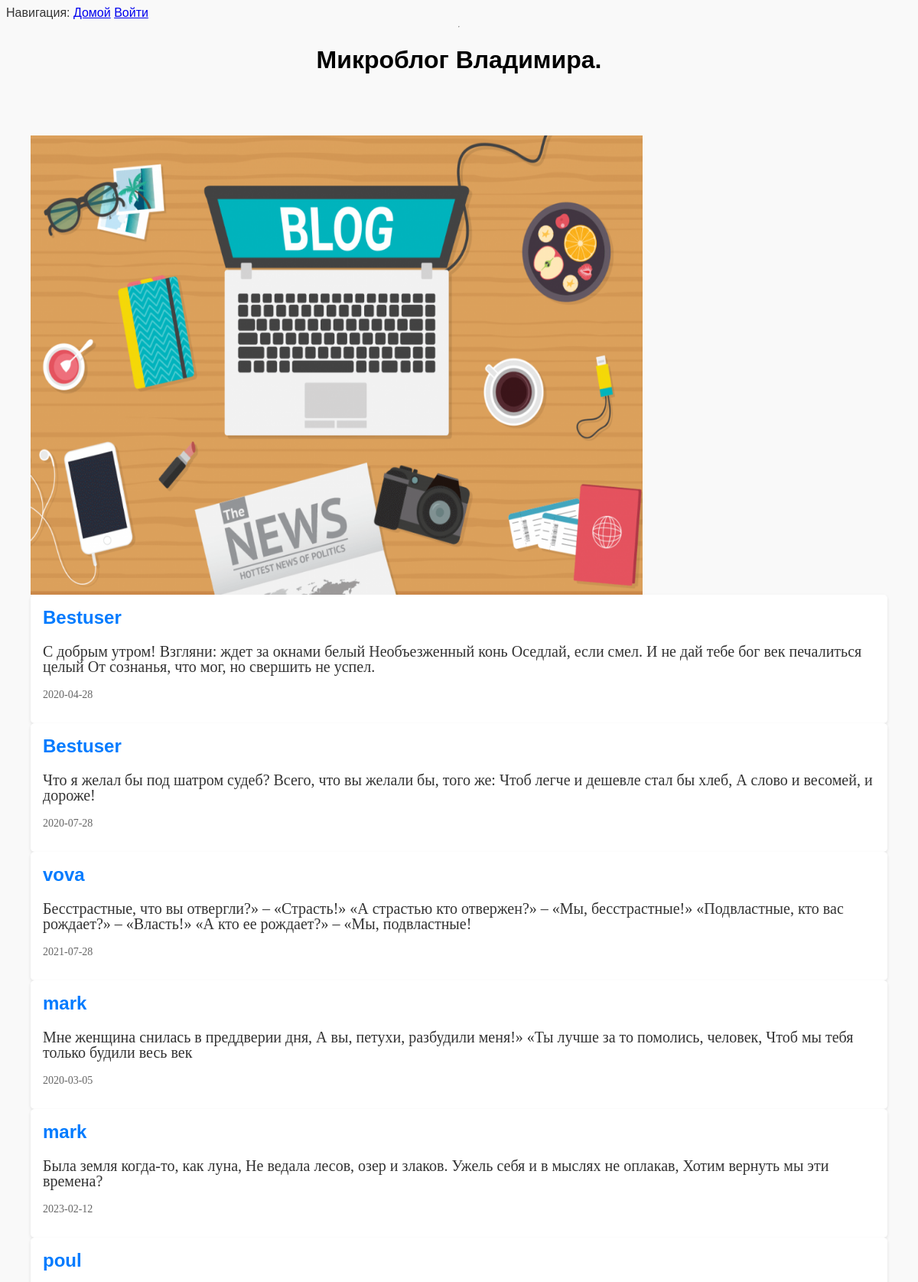
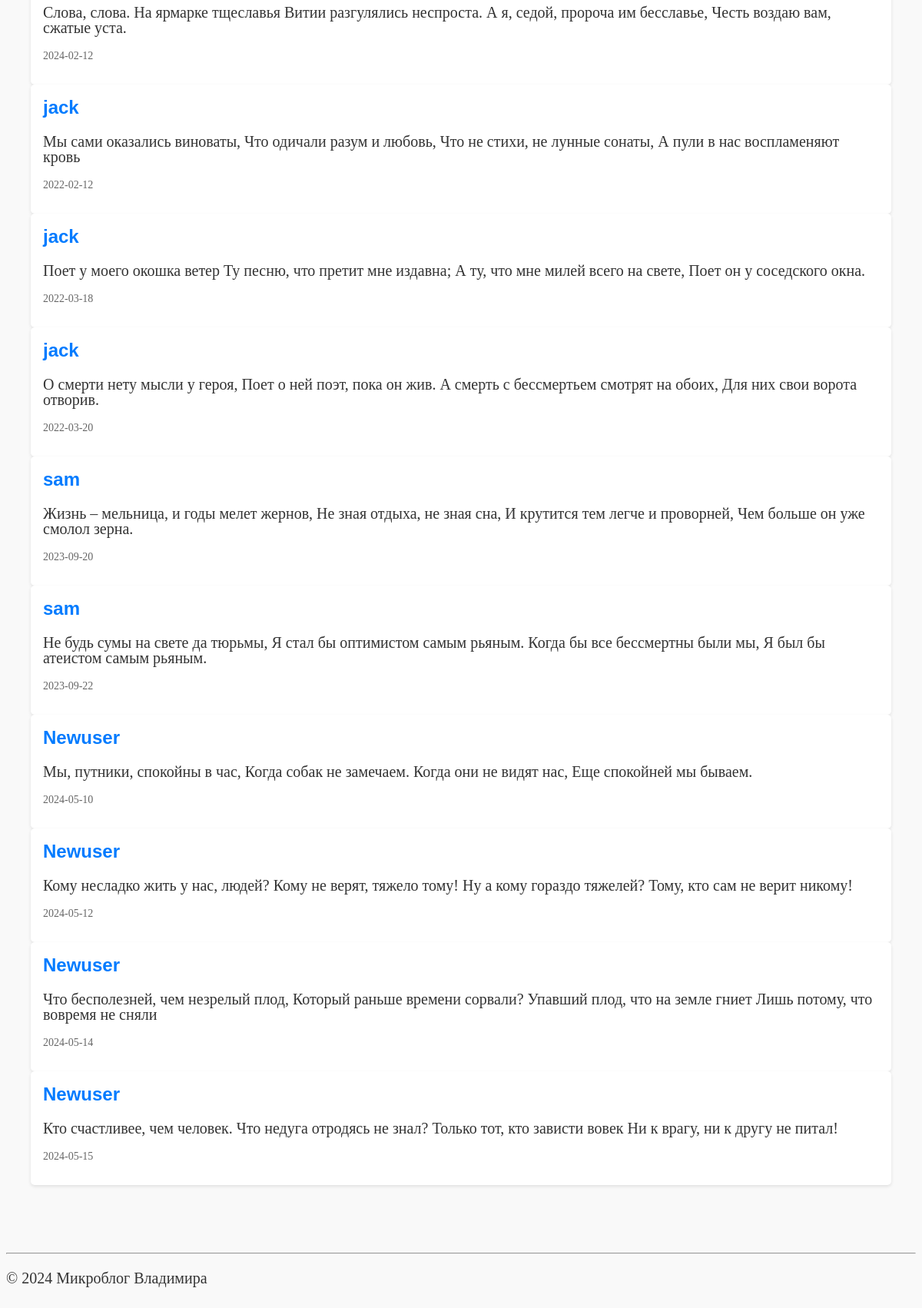
/index, run on the app's committed database (2 pictures, top to bottom).
### app/models.py (models this page shows, shortened)
class Post(db.Model):
    id = db.Column(db.Integer, primary_key=True)
    title = db.Column(db.String(120), nullable=False)
    text = db.Column(db.Text, nullable=False)
    date = db.Column(db.Text, nullable=False)
    user_id = db.Column(db.Integer, db.ForeignKey('user.id'), nullable=False)
    user = db.relationship('User', backref=db.backref('posts', lazy=True))

### app/routes.py (the view)
@app.route('/')
@app.route('/index')
def index():
    user = {'username': 'User'}
    posts = Post.query.all()
    return render_template('index.html', title='Home', user=user, posts=posts)

### app/templates/index.html (shortened to what this page needs)
{% extends "base.html" %}
{% block content %}
    <section class="posts">
        <img class = "mainimage" src="{{ url_for('static', filename='images/i.png') }}">
        {% for post in posts %}
            <article class="post">
                <h2>{{ post.title }} </h2>
                <p>{{ post.text }} </p>
                <p class="post-meta">{{ post.date }}</p>
            </article>
        {% endfor %}
{% endblock %}

### app/templates/base.html (shortened to what this page needs)
<doctype html>
  <html>
      <head>
          <link rel="stylesheet" type="text/css" href="{{ url_for('static', filename='css/style.css') }}">
      </head>
      <body>
        <div class="wrapper">
        <div>Навигация:
            <a href="/index">Домой</a>
            {% if current_user.is_anonymous %}
                <a href="/login">Войти</a>
            {% else %}
                <a href="/logout">Войти</a>
            {% endif %}
        </div>
        <hr>
          <header>
              <h1>Микроблог Владимира.</h1>
          </header>
          <main>
            {% block content %}{% endblock %}
          </main>
          <footer>
              <hr>
              <p>&copy; 2024 Микроблог Владимира</p>
          </footer>
          </div>
      </body>
  </html>
</doctype>

### app/static/css/style.css (style rules this page uses)
body { background-color: #f9f9f9; color: #333; font-family: "Arial", sans-serif }
h1 { color: black; text-align: center; }
p { font-family: Times New Roman; font-size: 20px; }
header { background-color: #333 color: #fff; padding: 1rem 0; text-align: center; }
header h1 { margin: 0; font-size: 2rem; }
main { flex: 1; padding: 2rem; max-width: 1600px; margin: 0 auto; }
footer { background-color: #333 color: #fff; text-align: left; padding: 1rem 0; width: 100%; bottom: 0; }
.mainimage { width: 800; height: 600; }
.wrapper { display: flex; flex-direction: column; min-height: 100vh; }
.posts { margin: 2rem 0; }
.post { background-color: #fff; padding: 1rem; margin-botton: 1rem; border-radius: 5px; box-shadow: 0 2px 4px rgba(0, 0, 0, 0.1) }
.post h2 { margin-top: 0; font-size: 1.5rem; color: #007BFF; }
.post p { line-height: 1.0; }
.post-meta { font-size: 0.875rem; color: #666; margin-top: 1rem; }

### data on the page
Post: title "Bestuser", text "С добрым утром! Взгляни: ждет за окнами белый Необъезженный конь Оседлай, если смел. И не дай тебе бог век печалиться целый От сознанья, что мог, но свершить не успел.", date "2020-04-28"
Post: title "Bestuser", text "Что я желал бы под шатром судеб? Всего, что вы желали бы, того же: Чтоб легче и дешевле стал бы хлеб, А слово и весомей, и дороже!", date "2020-07-28"
Post: title "vova", text "Бесстрастные, что вы отвергли?» – «Страсть!» «А страстью кто отвержен?» – «Мы, бесстрастные!» «Подвластные, кто вас рождает?» – «Власть!» «А кто ее рождает?» – «Мы, подвластные!", date "2021-07-28"
Post: title "mark", text "Мне женщина снилась в преддверии дня, А вы, петухи, разбудили меня!» «Ты лучше за то помолись, человек, Чтоб мы тебя только будили весь век", date "2020-03-05"
Post: title "mark", text "Была земля когда-то, как луна, Не ведала лесов, озер и злаков. Ужель себя и в мыслях не оплакав, Хотим вернуть мы эти времена?", date "2023-02-12"
Post: title "poul", text "Слова, слова. На ярмарке тщеславья Витии разгулялись неспроста. А я, седой, пророча им бесславье, Честь воздаю вам, сжатые уста.", date "2024-02-12"
Post: title "jack", text "Мы сами оказались виноваты, Что одичали разум и любовь, Что не стихи, не лунные сонаты, А пули в нас воспламеняют кровь", date "2022-02-12"
Post: title "jack", text "Поет у моего окошка ветер Ту песню, что претит мне издавна; А ту, что мне милей всего на свете, Поет он у соседского окна.", date "2022-03-18"
Post: title "jack", text "О смерти нету мысли у героя, Поет о ней поэт, пока он жив. А смерть с бессмертьем смотрят на обоих, Для них свои ворота отворив.", date "2022-03-20"
Post: title "sam", text "Жизнь – мельница, и годы мелет жернов, Не зная отдыха, не зная сна, И крутится тем легче и проворней, Чем больше он уже смолол зерна.", date "2023-09-20"
Post: title "sam", text "Не будь сумы на свете да тюрьмы, Я стал бы оптимистом самым рьяным. Когда бы все бессмертны были мы, Я был бы атеистом самым рьяным.", date "2023-09-22"
Post: title "Newuser", text "Мы, путники, спокойны в час, Когда собак не замечаем. Когда они не видят нас, Еще спокойней мы бываем.", date "2024-05-10"
Post: title "Newuser", text "Кому несладко жить у нас, людей? Кому не верят, тяжело тому! Ну а кому гораздо тяжелей? Тому, кто сам не верит никому!", date "2024-05-12"
Post: title "Newuser", text "Что бесполезней, чем незрелый плод, Который раньше времени сорвали? Упавший плод, что на земле гниет Лишь потому, что вовремя не сняли", date "2024-05-14"
Post: title "Newuser", text "Кто счастливее, чем человек. Что недуга отродясь не знал? Только тот, кто зависти вовек Ни к врагу, ни к другу не питал!", date "2024-05-15"
